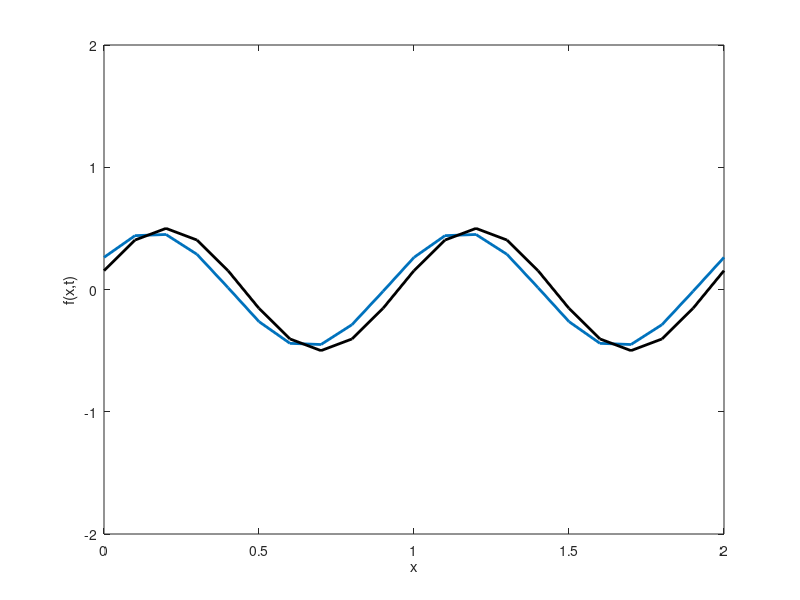

Reproduce this figure in MATLAB.
% one-dimensional advection by the various schemes
clear;clc;
n=21; length=2.0; h=length/(n-1); dt=0.05; U=1.0; nstep=1.0/dt; 
x=zeros(n,1); f=zeros(n,1); y=zeros(n,1); ex=zeros(n,1); time=0.0;
for i=1:n
    f(i)=0.5*sin(2*pi*h*(i-1)); 
    x(i)=h*(i-1); 
end        % initial conditions

 for m=1:nstep
	for i=1:n
        ex(i)= 0.5*sin(2*pi*(h*(i-1)-U*time)); 
    end     % exact solution
	hold off; plot(x,f,'linewidt',2); axis([0 2 -2 2]);    % plot solution
	hold on; plot(x,ex,'k','linewidt',2);           % plot exaction solution
 	xlabel('x'); ylabel('f(x,t)');
	xlabel('x'); ylabel('f(x,t)'); 
    pause(0.05); % if you want to watch only final result, 
                 % then change this command to comment            
    y=f;
    % Refer to next three schemes
    
    % FTCS
% 	for i=2:n-1
% 		f(i)=y(i)-0.5*(U*dt/h)*(y(i+1)-y(i-1)); % advect by centered differences
%     end
% 	f(n)=y(n)-0.5 *(U*dt/h)*(y(2)-y(n-1));   % do endpoints for periodic b.c.
% 	f(1)=f(n);
% 
%     Upwind scheme
%     for i=2:n-1
% 		f(i)=y(i)-(U*dt/h)*(y(i)-y(i-1)); % advect by upwind
%     end
% 	f(n)=y(n)-(U*dt/h)*(y(n)-y(n-1));   % do endpoints for periodic b.c.
% 	f(1)=f(n);

    % Generalized Upwind Scheme
% 	for i=2:n-1
% 		f(i)=y(i)-0.5*(U*dt/h)*(y(i+1)-y(i-1))...
%             +abs(U)*dt/2/h*(y(i+1)-2*y(i)+y(i-1)); % advect by generalized upwind
%     end
% 	f(n)=y(n)-0.5 *(U*dt/h)*(y(2)-y(n-1))...
%         +abs(U)*dt/2/h*(y(2)-2*y(n)+y(n-1));       % do endpoints for periodic b.c.
% 	f(1)=f(n);

    %------------ Write down your code ----------------
    
    % (Lax-friedrichs) method
%     for i=2:n-1
% 		f(i)= 0.5* (y(i+1)+y(i-1))-0.5*(U*dt/h)*(y(i+1)-y(i-1));
%     end
% 	f(n)= 0.5*(y(2)+y(n-1))-0.5 *(U*dt/h)*(y(2)-y(n-1));     % do endpoints for periodic b.c.
% 	f(1)=f(n);
    
    %    Leap Frog method
%     ybefore=y;            
    
%     if m==1
%         for i=2:n-1
%             f(i)=y(i)-(U*dt/h)*(y(i)-y(i-1));
%         end
%         f(n)=y(n)-(U*dt/h)*(y(n)-y(n-1));
%         f(1)=f(n);
%     else
%     
%         for i=2:n-1
%             f(i)=ybefore(i)-(U*dt/h)*(y(i+1)-y(i-1));
%         end
%         f(n)=ybefore(n)-(U*dt/h)*(y(2)-y(n-1));
%         f(1)=f(n);
%     
%     end
    

    %    Lax-Wendroff's Method
%     for i=2:n-1
% 		f(i)=y(i)-0.5*(U*dt/h)*(y(i+1)-y(i-1)) + 0.5*(U*dt/h)^2*(y(i+1)-2*y(i)+y(i-1));
%     end
% 	f(n)=y(n)-0.5 *(U*dt/h)*(y(2)-y(n-1)) + 0.5*(U*dt/h)^2*(y(2)-2*y(n)+y(n-1));   
% 	f(1)=f(n);


    %    MacComack Method

    for i=2:n-1
        a = y(i) -(U*dt/h)*(y(i+1)-y(i));
        b = y(i-1) - (U*dt/h)*(y(i)-y(i-1));
		f(i)= 0.5*(y(i)+a - (U*dt/h)*(a-b));
    end
    c = y(n) -(U*dt/h)*(y(2)-y(n));
    d = y(n-1) - (U*dt/h)*(y(n)-y(n-1));
	f(n)= 0.5*( y(n) + c -(U*dt/h)*(c-d) );   
	f(1)=f(n);
    
    
    % -------------------------------------------------
    time=time+dt; %% Do not modify
end
